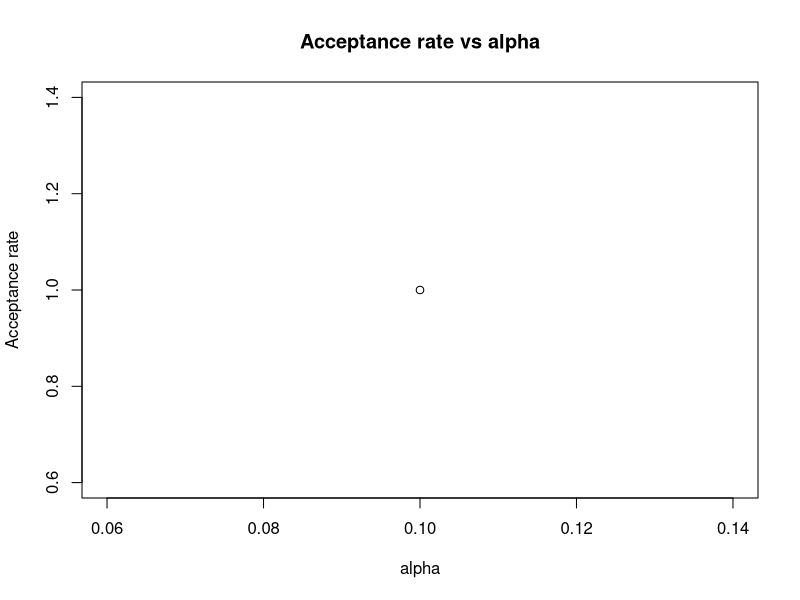
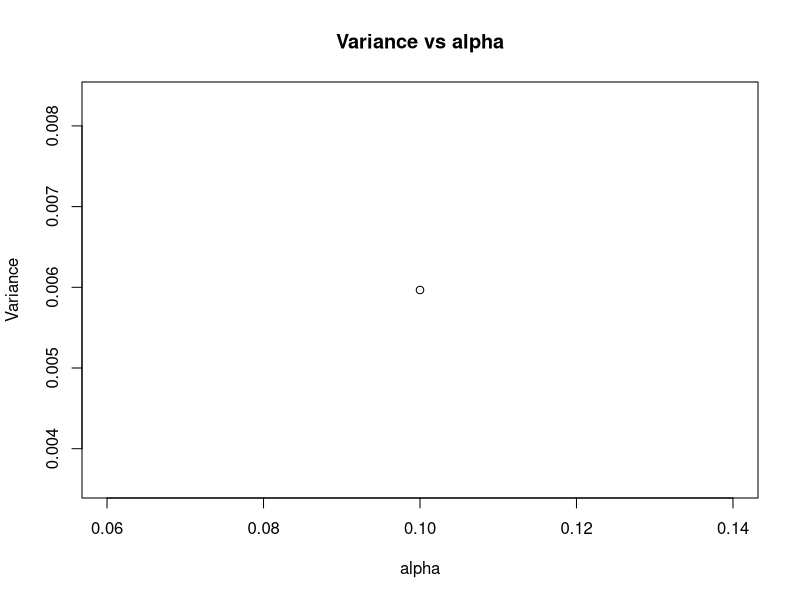
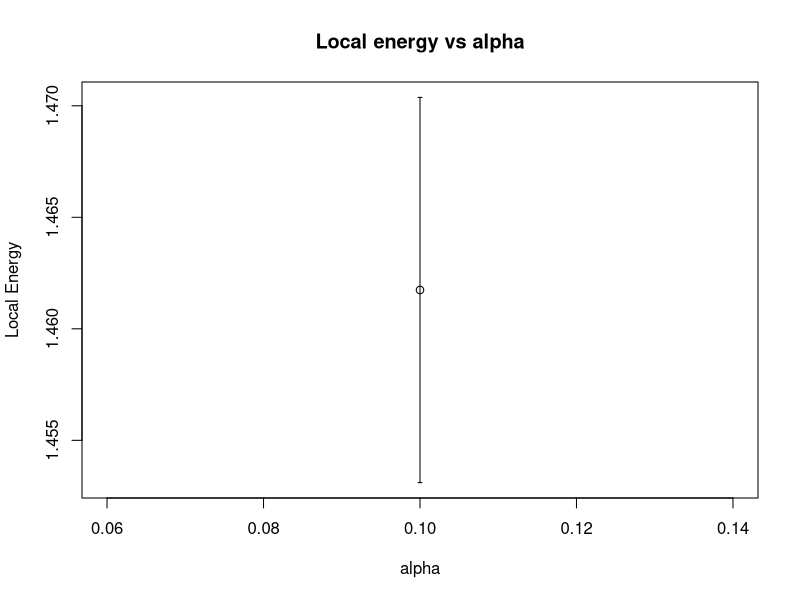

Reproduce these figures in R, in order.
## ---- chunk 1
rm(list=ls())
N_dim = 1                         # Number of dimensions, only possible value 1

alpha_inc = 0.1                  # Incrememnt in alpha values
num_alphas=1                     # Total number of alphas 
del_t=0.0001
num_walkers=1                    # Number of walkers
num_steps=100                   # Number of total steps by each walker (thermalisation + sampling)
therm_steps=0.2*num_steps         # Number of thermalisation steps

therm_interval=(therm_steps)/10   # Interval size to adjust step size

## ---- chunk 2
# Function to sample position values from (Psi^2/<Psi|Psi>)
rho <- function(x,alpha) {
  return (sqrt(alpha)*exp(-2*alpha*(x^2)))
}

# Function to calculate local energy
elocal <- function(x,alpha) {
  return (alpha + (x^2)*(0.5-(2*(alpha^2))))
}

# Function force
F_fp <-function(x,alpha){
  return(-4*alpha*x)
}

# Function proposal distribution
G_fp <-function(x,y,del_t,alpha){
  power=(y-x-(F_fp(x,alpha)*del_t/2))^2
  return(exp(-power/(del_t*2))/sqrt(2*pi*del_t))
}
## ---- chunk 3
alpha = 0.1                       # Initial value of alpha (variable parameter)
x_total=c()
E_local_sum_all = c()
E_local_sqd_sum_all = c()
alpha_all = c()

accept_rate_all = matrix(0,nrow=num_alphas,ncol = num_walkers)

for (i in seq(num_alphas)){ #For different alphas
  
  E_local_sum_one_alpha = 0
  E_local_sqd_sum_one_alpha = 0
  alpha_all = c(alpha_all,alpha)
  
  for (j in seq(num_walkers))
    {
        x_sample=c()
        x= runif(N_dim,-4,4)            # Initial position of the walker
        accept = 0
        
        for(k in seq(num_steps)){ #To generate r_sample for the walker
      
            x_dum=x+(F_fp(x,alpha)*del_t/2)+(rnorm(1)*sqrt(del_t))
            ratio = (G_fp(x_dum,x,del_t,alpha)*rho(x_dum,alpha))/(G_fp(x,x_dum,del_t,alpha)*rho(x,alpha))
           
            if (ratio>=runif(1,0,1)){
              
              x_sample = c(x_sample,x_dum)
              x=x_dum
              accept = accept + 1
            
              }else{x_sample = c(x_sample,x)}
            if (k<=therm_steps)        #Thermalisation steps
                  {
                    if (k%%therm_interval==0) #Changes in step size after uniform intervals
                          {
                              accept=max(1,accept)
                              del_t= del_t*((10/9)*accept/therm_interval)
                              accept=0
                          }
                    }
            
            } #one walker
      
      E_local_one_walker = elocal(x_sample[(therm_steps+1):num_steps],alpha)    # E_local_all for one particular alpha, all x
      E_local_sum_one_alpha = E_local_sum_one_alpha + sum(E_local_one_walker)   # Adding all local energy for all x, all walkers
    
      E_local_sqd_sum_one_alpha = E_local_sqd_sum_one_alpha + sum(E_local_one_walker * E_local_one_walker)
    
      accept_rate_all[i,j]=accept/(num_steps-therm_steps)
    
    }#one alpha  
  
  E_local_sum_all= c(E_local_sum_all,E_local_sum_one_alpha)  #array containing elocal for different alphas
  E_local_sqd_sum_all = c(E_local_sqd_sum_all,E_local_sqd_sum_one_alpha) #array containing elocal^2 for diff. alphas
  
  cat(i, "of", num_alphas, "alphas calculated.","\n")
  alpha = alpha + alpha_inc
}

E_local_var = E_local_sqd_sum_all/(num_walkers*(num_steps-therm_steps)) - (E_local_sum_all/(num_walkers*(num_steps-therm_steps)))^2

E_local_all = E_local_sum_all/(num_walkers*(num_steps-therm_steps))
std_dev = sqrt(E_local_var)
error = std_dev/sqrt(num_walkers*(num_steps-therm_steps))

## ---- chunk 4
plot(alpha_all,rowMeans(accept_rate_all),xlab="alpha",ylab="Acceptance rate", main = "Acceptance rate vs alpha")
plot(alpha_all,E_local_var,xlab="alpha",ylab="Variance", main = "Variance vs alpha")

plot(alpha_all,E_local_all,xlab="alpha", ylab="Local Energy",ylim=range(c(E_local_all-error, E_local_all+error)), main = "Local energy vs alpha")
arrows(alpha_all, E_local_all-error, alpha_all, E_local_all+error , length=0.02, angle=90, code=3)


